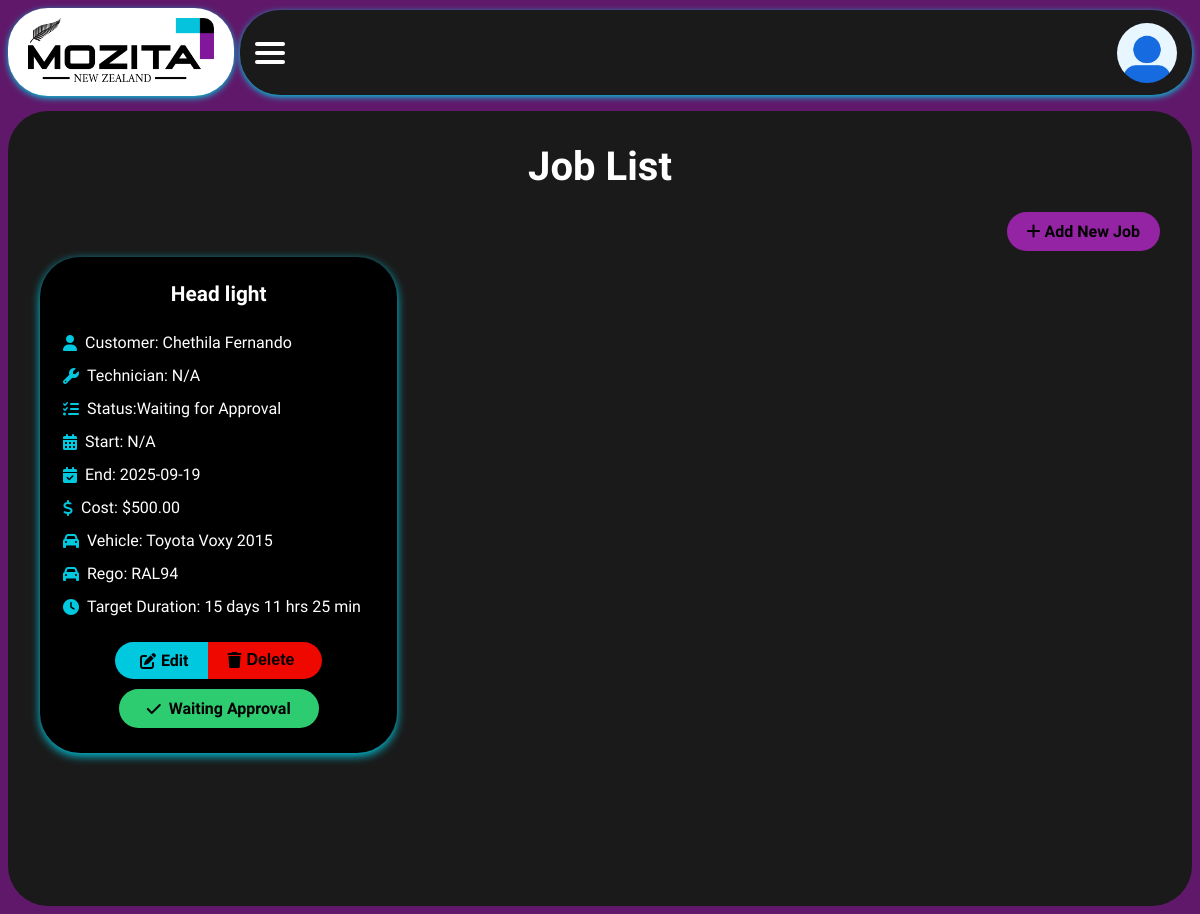
Page /jobs (signed in) on the earlier database version.
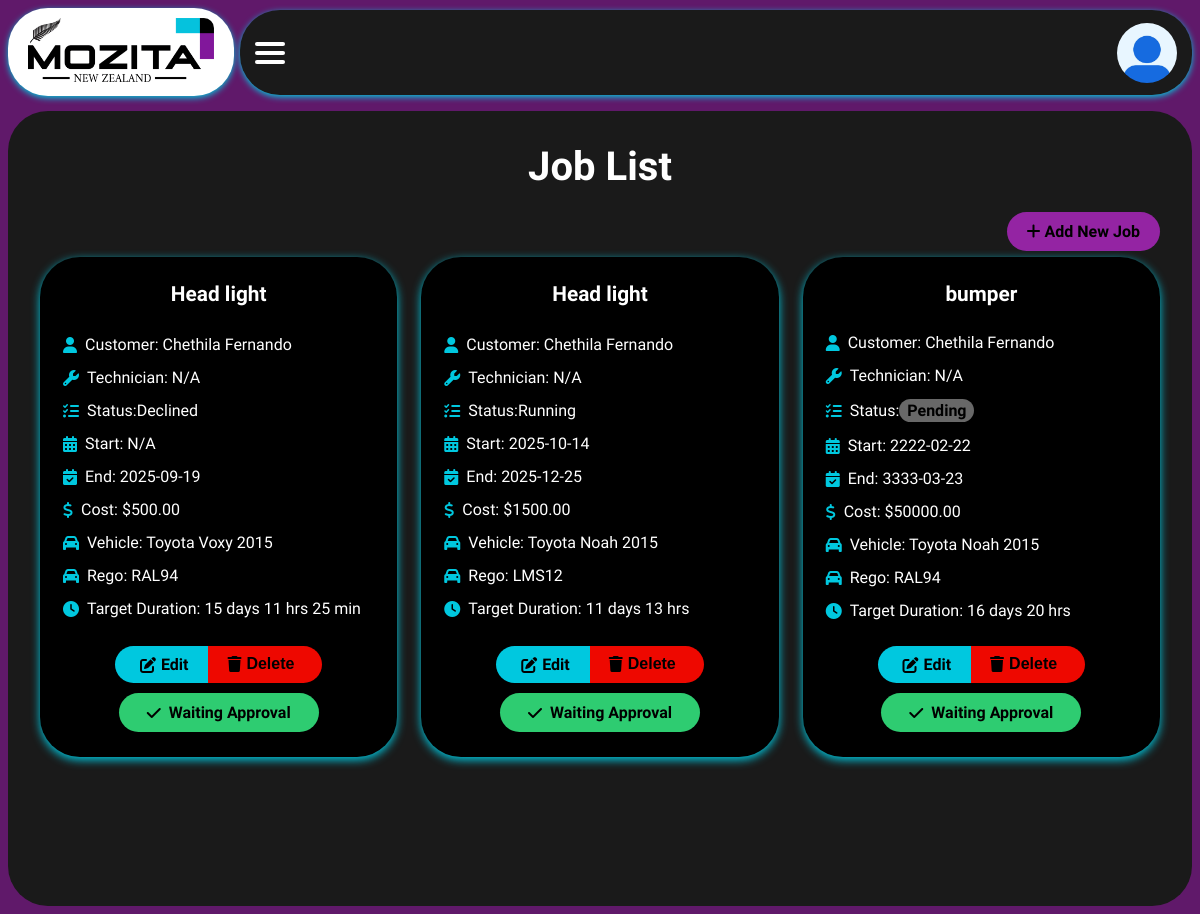
Same page on the later database version.
### app/models.py (models this page shows, shortened)
class Job(db.Model):
    __tablename__ = 'job'
    id = db.Column(db.Integer, primary_key=True)
    job_description = db.Column(db.String(255), nullable=False)
    status = db.Column(db.String(50), default='Pending')
    accepted = db.Column(db.Boolean, default=False)
    technician_id = db.Column(db.Integer, db.ForeignKey('technicians.id'),
                              nullable=True)
    technician = db.relationship('Technician', back_populates='jobs')
    customer_id = db.Column(db.Integer, db.ForeignKey('customer.id'))
    customer = db.relationship('Customer', back_populates='jobs')
    start_time = db.Column(db.DateTime)
    end_time = db.Column(db.DateTime)
    target_duration = db.Column(db.Integer, default=0)  # minutes
    total_work_duration = db.Column(db.Integer, default=0)  # minutes
    vehicle_registration = db.Column(db.String(50))
    vehicle_make = db.Column(db.String(50))
    vehicle_model = db.Column(db.String(50))
    vehicle_year = db.Column(db.Integer)
    vehicle_color = db.Column(db.String(50))
    total_cost = db.Column(db.Float, default=0.0)
    notes = db.Column(db.Text)
    date_created = db.Column(db.DateTime, default=datetime.utcnow)
    pause_logs = db.relationship('PauseLog', backref='job', lazy=True)
    status_message = db.Column(db.String(255))      # For admin notifications

class Customer(db.Model):
    __tablename__ = 'customer'
    id = db.Column(db.Integer, primary_key=True)
    full_name = db.Column(db.String(150), nullable=False)
    phone = db.Column(db.String(50))
    email = db.Column(db.String(150))
    jobs = db.relationship('Job', back_populates='customer')

### app/routes.py (the view)
@main.route('/jobs')
@login_required
def jobs():
    if current_user.role == 'reception':
        flash("Access denied. Reception users can only access dashboard.",
              "error")
        return redirect(url_for('main.shift_dashboard'))
    jobs = Job.query.all()
    return render_template('jobs.html', jobs=jobs)

### app/models.py (called while the page is built)
@login_manager.user_loader
def load_user(user_id):
    return User.query.get(int(user_id))

### app/templates/jobs.html (shortened to what this page needs)
{% extends "layout.html" %}
{% block extra_css %}
<link rel="stylesheet" href="https://cdnjs.cloudflare.com/ajax/libs/font-awesome/6.4.0/css/all.min.css">
<link rel="stylesheet" href="{{ url_for('static', filename='css/jobs.css') }}">
{% endblock %}
{% block content %}
<h2>Job List</h2>
{% if current_user.role == 'admin' %}
<div class="body_content">
  <div class="action-bar">
    <a href="{{ url_for('main.add_job') }}" class="add-job-btn">
      <i class="fas fa-plus"></i> Add New Job
    </a>
  </div>
{% endif %}
<div class="job-grid">
  {% for job in jobs %}
  <div class="job-card" tabindex="0" aria-label="Job {{ job.job_description }} for {{ job.customer.full_name if job.customer else 'N/A' }}">
    <div class="job-description">{{ job.job_description }}</div>
    <div class="job-details">
      <p><i class="fas fa-user"></i> Customer: {{ job.customer.full_name if job.customer else 'N/A' }}</p>
      <p><i class="fas fa-wrench"></i> Technician: {{ job.assigned_technician.full_name if job.assigned_technician else 'N/A' }}</p>
      <p>
        <i class="fas fa-tasks"></i> Status:
        <span class="status {{ job.status|lower|replace(' ', '-') }}">{{ job.status }}</span>
      </p>
      <p><i class="fas fa-calendar-alt"></i> Start: {{ job.start_time.strftime('%Y-%m-%d') if job.start_time else 'N/A' }}</p>
      <p><i class="fas fa-calendar-check"></i> End: {{ job.end_time.strftime('%Y-%m-%d') if job.end_time else 'N/A' }}</p>
      <p><i class="fas fa-dollar-sign"></i> Cost: ${{ '%.2f'|format(job.total_cost or 0) }}</p>
      <p><i class="fas fa-car"></i> Vehicle: {{ job.vehicle_make or '' }} {{ job.vehicle_model or '' }} {{ job.vehicle_year or '' }}</p>
      <p><i class="fas fa-car"></i> Rego: {{ job.vehicle_registration or 'N/A' }}</p>
      <p><i class="fas fa-clock"></i> Target Duration:
        {% if job.target_duration %}
          {% set mins = job.target_duration %}
          {% set days = mins // (24*60) %}
          {% set hours = (mins % (24*60)) // 60 %}
          {% set minutes = mins % 60 %}
          {% if days > 0 %}{{ days }} day{% if days != 1 %}s{% endif %} {% endif %}
          {% if hours > 0 %}{{ hours }} hr{% if hours != 1 %}s{% endif %} {% endif %}
          {% if minutes > 0 %}{{ minutes }} min{% endif %}
        {% else %}
          N/A
        {% endif %}
      </p>
    </div>
    {% if current_user.role == 'admin' %}
    <div class="job-actions">
      <div class="top-buttons">
        <a href="{{ url_for('main.edit_job', id=job.id) }}" class="edit-btn">
          <i class="fas fa-edit"></i> Edit
        </a>
        <form action="{{ url_for('main.delete_job', id=job.id) }}" method="POST" class="delete-form">
          <button type="submit" onclick="return confirm('Are you sure you want to delete this job?')" class="delete-btn">
            <i class="fas fa-trash"></i> Delete
          </button>
        </form>
      </div>
      <div class="bottom-button">
        <a href="{{ url_for('main.jobs_waiting_approval') }}" class="approval-btn">
          <i class="fas fa-check"></i> Waiting Approval
        </a>
      </div>
    </div>
    {% endif %}
  </div>
  {% endfor %}
</div>
{% if current_user.role == 'admin' %}
</div>
{% endif %}
{% endblock %}

### app/templates/layout.html (shortened to what this page needs)
<!DOCTYPE html>
<html lang="en">
<head>
  <link rel="stylesheet" href="{{ url_for('static', filename='css/main.css') }}">
  {% block extra_css %}{% endblock %}
</head>
<body>
  {% if not hide_navbar %}
  <div class="top-bar-wrapper">
    <div class="header-logo">
      <a href="{{ url_for('main.staff_dashboard') }}">
        <img src="{{ url_for('static', filename='logo.png') }}" alt="Mozita" />
      </a>
    </div>
    <header class="top-nav">
      <div class="hamburger" onclick="toggleMobileNav()">
        <div></div>
        <div></div>
        <div></div>
      </div>
      {% if current_user.is_authenticated %}
      <div class="user-profile" onclick="toggleUserPopup()">
        <img src="{{ url_for('static', filename='Profile_image.jpg') }}" alt="User Profile">
      </div>
      {% endif %}
    </header>
  </div>
  {% endif %}
  <main class="main-content">
    {% block content %}{% endblock %}
  </main>
</body>
</html>

### app/static/css/main.css (style rules this page uses)
body { font-family: 'Raleway', sans-serif; background-color: #60196a; color: white; margin: 0; padding: 0; }
.top-bar-wrapper { display: flex; align-items: center; justify-content: space-between; padding-top: 10px; padding-bottom: 8px; padding-left: 240px; padding-right: 8px; background-color: #60196a; }
.top-nav { flex-grow: 1; display: flex; justify-content: space-between; align-items: center; background-color: #1A1A1A; padding: 10px 15px; height: 65px; border-radius: 40px; box-shadow: 0 2px 6px #00C8DF; }
.user-profile { display: flex; align-items: center; justify-content: flex-end; position: relative; margin: 0; }
.user-profile img { height: 60px; width: 60px; border-radius: 50%; object-fit: cover; transition: transform 0.3s ease; }
.header-logo { position: absolute; top: 8px; left: 8px; z-index: 1000; background-color: #ffffff; padding: 10px 20px; border-radius: 40px; box-shadow: 0 2px 6px #00C8DF; }
.header-logo img { height: 64px; border-radius: 10px; }
.main-content { flex-grow: 1; margin: 8px; padding-top: 0px; border-radius: 40px; min-height: calc(100vh - 5px); color: rgb(255, 255, 255); background-color: #1A1A1A; transition: margin-left 0.3s ease; font-family: Raleway, sans-serif; }
.hamburger { display: none; flex-direction: column; justify-content: space-between; width: 30px; height: 22px; cursor: pointer; z-index: 1001; transition: transform 0.3s ease; }
.hamburger div { height: 4px; width: 100%; background: white; border-radius: 2px; transition: all 0.3s ease; }
@media (max-width: 1380px) { .hamburger { display: flex; } }

### app/static/css/jobs.css (style rules this page uses)
h2 { text-align: center; margin-top: 0; margin-bottom: 0; padding: 2rem; font-size: 2.5rem; color: #fff; }
.add-job-btn { background-color: #9424a3; color: #000; padding: 10px 20px; border-radius: 40px; font-weight: bold; text-decoration: none; transition: 0.3s; }
.action-bar { text-align: right; margin: 0 2rem 1rem 2rem; }
.job-grid { display: grid; grid-template-columns: repeat(auto-fill, minmax(300px, 1fr)); gap: 1.5rem; padding: 0 2rem; }
.job-card { background-color: #000000; border-radius: 40px; padding: 25px 20px; box-shadow: 0 3px 10px #00C8DF; color: #fff; display: flex; flex-direction: column; justify-content: space-between; transition: all 0.3s ease; }
.job-description { font-size: 1.3rem; font-weight: bold; text-align: center; margin-bottom: 1rem; color: #fff; }
.job-details p { margin: 8px 0; font-size: 1rem; display: flex; align-items: center; padding: 3px; }
.job-details i { margin-right: 8px; color: #00C8DF; }
.status.pending { background: #686868; color: #000; padding: 2px 8px; border-radius: 12px; font-weight: bold; }
.job-actions { display: flex; flex-direction: column; align-items: center; margin-top: 15px; gap: 10px; }
.top-buttons { display: flex; justify-content: center; }
.edit-btn { background-color: #00C8DF; color: rgb(0, 0, 0); font-size: 16px; display: flex; align-items: center; justify-content: center; font-weight: bold; padding: 8px 20px 8px 25px; margin-right: 0px; border: none; border-radius: 40px 0 0 40px; text-decoration: none; cursor: pointer; transition: background-color 0.3s ease; }
.delete-btn { background-color: #ee0800; color: rgb(0, 0, 0); padding: 9px 28px 10px 19px; font-weight: bold; display: flex; align-items: center; justify-content: center; border: none; border-radius: 0 40px 40px 0; margin-left: 0px; text-decoration: none; cursor: pointer; transition: background-color 0.3s ease; font-size: 16px; }
.edit-btn i, .delete-btn i { margin-right: 5px; font-size: 16px; }
.bottom-button .approval-btn { background-color: #2ecc71; color: #000000; border-radius: 40px; padding: 10px 28px 10px 28px; font-weight: bold; text-decoration: none; text-align: center; display: inline-flex; align-items: center; justify-content: center; }
.bottom-button .approval-btn i { margin-right: 8px; }

Differences in the rows shown:
changed Job "Voxy": status "Waiting for Approval" → "Declined"
added Job: job_description "Head light", customer "Chethila Fernando", assigned_technician "N/A", status "Running", start_time "2025-10-14", end_time "2025-12-25", total_cost "1500.00", vehicle_make "Toyota", vehicle_model "Noah", vehicle_year "2015", vehicle_registration "LMS12", days "11", hours "13"
added Job: job_description "bumper", customer "Chethila Fernando", assigned_technician "N/A", status "Pending", start_time "2222-02-22", end_time "3333-03-23", total_cost "50000.00", vehicle_make "Toyota", vehicle_model "Noah", vehicle_year "2015", vehicle_registration "RAL94", days "16", hours "20"
